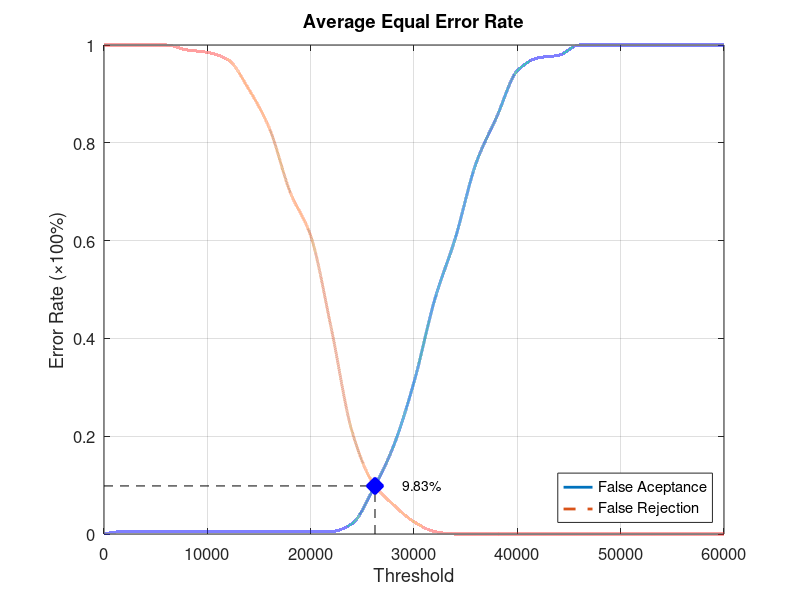
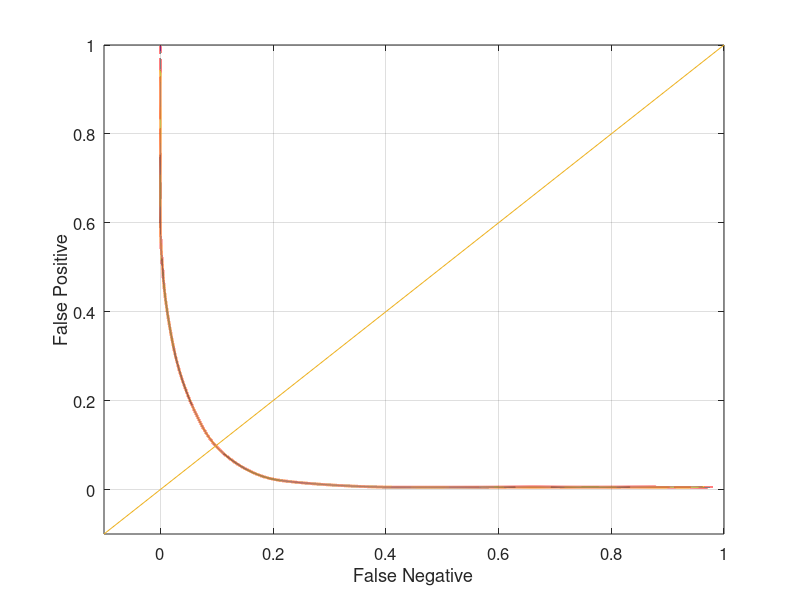

Recreate these plots in MATLAB, in order.
function yEER = Database1_2
close all;
clear;
clc;
x = 0:2000:60000;
xq = 0:0.5:60000;

y0 = [0 0.00526316 0.00526316 0.00526316 0.00526316 0.00526316 0.00526316 0.00526316 0.00526316 0.00526316 0.00526316 0.00526316 0.0210526 0.0894737 0.178947 0.310526 0.478947 0.605263 0.757895 0.852632 0.947368 0.973684 0.978947 1 1 1 1 1 1 1 1];
yy0 = interp1(x, y0, xq, 'pchip');
y1 = [1 1 1 1 0.99 0.985 0.97 0.91 0.83 0.7 0.61 0.42 0.21 0.105 0.06 0.025 0.005 0 0 0 0 0 0 0 0 0 0 0 0 0 0];
yy1 = interp1(x, y1, xq, 'pchip');

% Calculating EER: 
y2 = abs(y0 - y1);
find(y2 == min(y2))
yy2 = abs(yy0 - yy1);
xEER = find(yy2 == min(yy2));
xEERIndex = xq(xEER) % X-axis EER
yEER = yy0(xEER) % Y-axis EER

main = figure
plot(xq, yy0,'-','LineWidth', 2);	hold on
plot(xq, yy1,'--','LineWidth', 2);	hold on
plot([xEERIndex xEERIndex], [0 yEER], 'k--');	hold on
plot([0 xEERIndex], [yEER yEER], 'k--');	hold on
plot(xEERIndex, yEER, 'bx', 'LineWidth', 10);	hold on
text(xEERIndex + 10 * xEERIndex / 100, yEER, [num2str(round((10000 * yEER)) / 100) '%'])
legend('False Aceptance', 'False Rejection', 'Location', 'SouthEast')
xlabel('Threshold')
ylabel('Error Rate (\times100%)')
title('Average Equal Error Rate')
set(gca, 'FontSize', 12)
axis([0 60000 0 1])
grid on

print(main, 'Database1_2Main', '-dpng');
FNRxFPR = figure('Color', [1 1 1]);
plot(yy1, yy0, '-', yy1, yy0, 'LineWidth', 2);
hold on
y = -0.1:0.1:1
plot(y, y); 
set(gca, 'FontSize', 12)
xlabel('False Negative')
ylabel('False Positive')
axis([-0.1 1 -0.1 1])
set(gca, 'FontSize', 12)
grid on

print(FNRxFPR, 'Database1_2FNRxFPR','-dpng');
end
